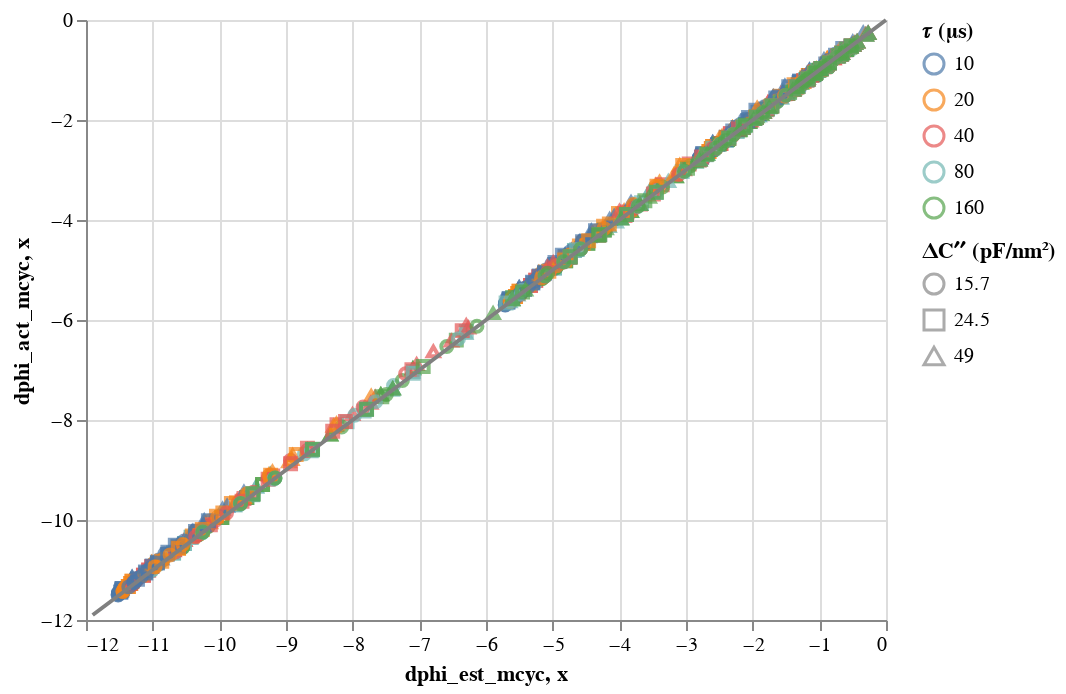

Here is the notebook cell this chart was saved with:
### Code cell
expt = alt.Chart(df[m0]).mark_point().encode(
    x='dphi_est_mcyc',
    y='dphi_act_mcyc',
    color='𝜏 (µs):N',
    shape='ΔC′′ (pF/nm²):N'
)
phase = alt.sequence(0, -12, -0.1, as_='x')
theory = alt.Chart(phase).mark_line(color='gray').encode(x='x:Q', y='x:Q')
together = expt + theory
together

### Figure 1 — Vega-Lite specification as saved in the notebook (floating-point values rounded to 4 significant figures; data arrays with more than 128 entries replaced by an {"elided": "..."} marker saying what was removed)
{"config": {"view": {"continuousWidth": 400, "continuousHeight": 300}}, "layer": [{"data": {"name": "data-1bf1513c671bd68c612c9fcc0e9ac0a6"}, "mark": "point", "encoding": {"color": {"type": "nominal", "field": "𝜏 (µs)"}, "shape": {"type": "nominal", "field": "ΔC′′ (pF/nm²)"}, "x": {"type": "quantitative", "field": "dphi_est_mcyc"}, "y": {"type": "quantitative", "field": "dphi_act_mcyc"}}}, {"data": {"sequence": {"start": 0, "stop": -12, "step": -0.1, "as": "x"}}, "mark": {"type": "line", "color": "gray"}, "encoding": {"x": {"type": "quantitative", "field": "x"}, "y": {"type": "quantitative", "field": "x"}}}], "$schema": "https://vega.github.io/schema/vega-lite/v4.8.1.json", "datasets": {"data-1bf1513c671bd68c612c9fcc0e9ac0a6": {"elided": "1080 records"}}}
